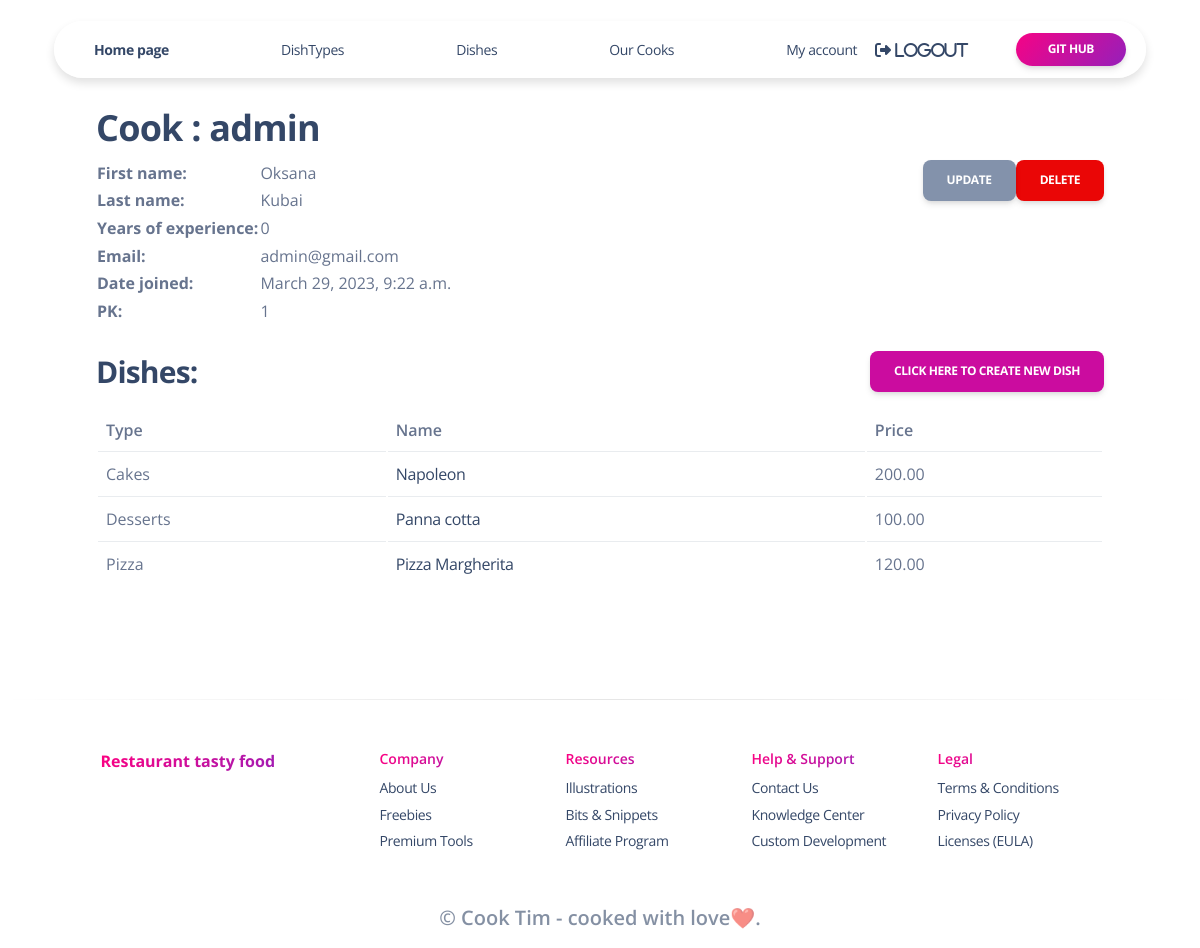
The page /cooks/1/ (signed in) on the database its author committed.
### kitchen/models.py (models this page shows, shortened)
class Cook(AbstractUser):
    years_of_experience = models.PositiveIntegerField(default=0)
    class Meta:
        verbose_name = "cook"
        verbose_name_plural = "cooks"
        ordering = ["username"]

class Dish(models.Model):
    name = models.CharField(max_length=63)
    description = models.TextField(max_length=255)
    price = models.DecimalField(max_digits=5, decimal_places=2)
    dish_type = models.ForeignKey(DishType, on_delete=models.CASCADE, related_name="dishes")
    cooks = models.ManyToManyField(settings.AUTH_USER_MODEL, related_name="dishes")
    class Meta:
        ordering = ["name"]

class DishType(models.Model):
    name = models.CharField(max_length=63, unique=True)
    class Meta:
        ordering = ["name"]

### kitchen/views.py (the view)
class CookDetailView(LoginRequiredMixin, generic.DetailView):
    model = Cook
    queryset = Cook.objects.prefetch_related("dishes")

### templates/kitchen/cook_detail.html
{% extends "base.html" %}
{% block content %}
  <h2>Cook : {{ cook.username }}</h2>
  <a style="float: right"
     href="{% url 'kitchen:cook-delete' pk=cook.id %}"
       class="btn btn-danger link-to-page">
      Delete
    </a>
  <a style="float: right"
     href="{% url 'kitchen:cook-update' pk=cook.id %}"
     class="btn btn-secondary link-to-page">
      Update
  </a>
   <table>
    <tr>
      <td><strong>First name:</strong></td>
      <td>{{ cook.first_name }}</td>
    </tr>
    <tr>
      <td><strong>Last name:</strong></td>
      <td>{{ cook.last_name }}</td>
    </tr>
    <tr>
      <td><strong>Years of experience:</strong></td>
      <td>{{ cook.years_of_experience }}</td>
    </tr>
    <tr>
      <td><strong>Email:</strong></td>
      <td>{{ cook.email }}</td>
    </tr>
    <tr>
      <td><strong>Date joined:</strong></td>
      <td>{{ cook.date_joined }}</td>
    </tr>
    <tr>
      <td><strong>PK:</strong></td>
      <td>{{ cook.pk }}</td>
    </tr>
  </table>
  <div class="ml-3">
    <br>
    <h3>
      Dishes:
    <a style="float: right"
       href="{% url 'kitchen:dish-create' %}"
       class="btn btn-primary">Click here to create new dish
    </a>
    </h3>
    {% if cook.dishes.all %}
    <table class="table">
      <tr>
        <th>Type</th>
        <th>Name</th>
        <th>Price</th>
      </tr>
      {% for dish in cook.dishes.all %}
        <tr>
          <td>{{ dish.dish_type.name }}</td>
          <td><a href={% url 'kitchen:dish-detail' pk=dish.id %}>{{ dish.name }}</a></td>
          <td>{{ dish.price }}</td>
        </tr>
      {% endfor %}
    </table>
  {% else %}
    <p>There no are dishes by {{ cook.username }}!</p>
  {% endif %}
  </div>
{% endblock %}

### templates/base.html (style rules this page uses)
body { padding-top:5px; }

### rows shown on the page
Cook: username "admin", first_name "Oksana", last_name "Kubai", years_of_experience "0", email "admin@gmail.com", date_joined "March 29, 2023, 9:22 a.m.", pk "1"
Dish: dish_type.name "Cakes", name "Napoleon", price "200.00"
Dish: dish_type.name "Desserts", name "Panna cotta", price "100.00"
Dish: dish_type.name "Pizza", name "Pizza Margherita", price "120.00"
